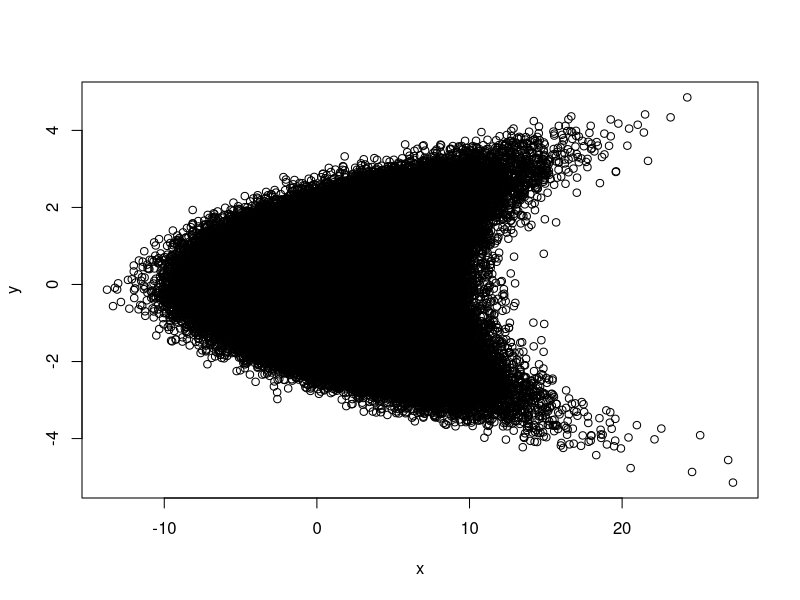
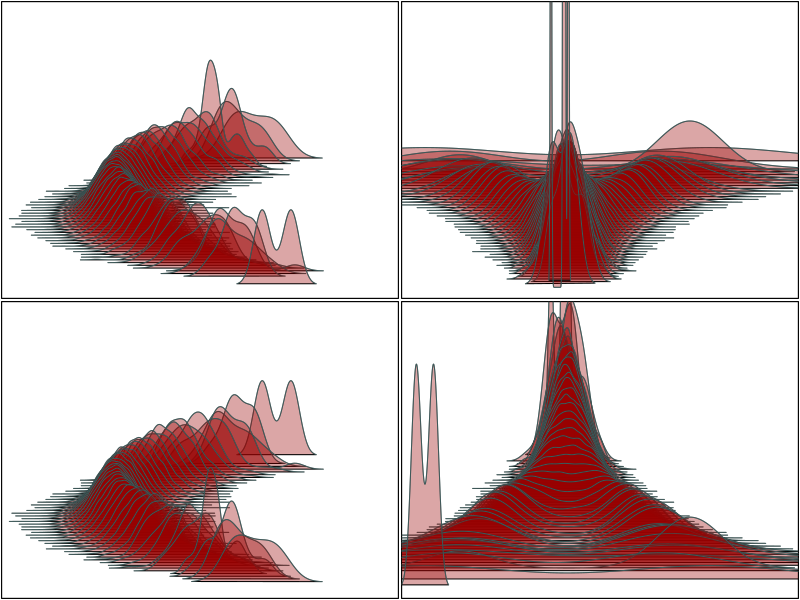
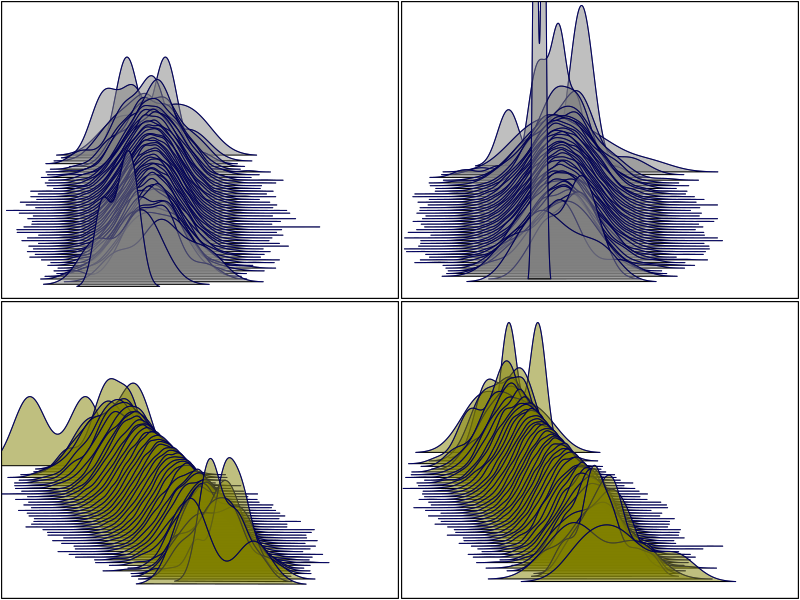
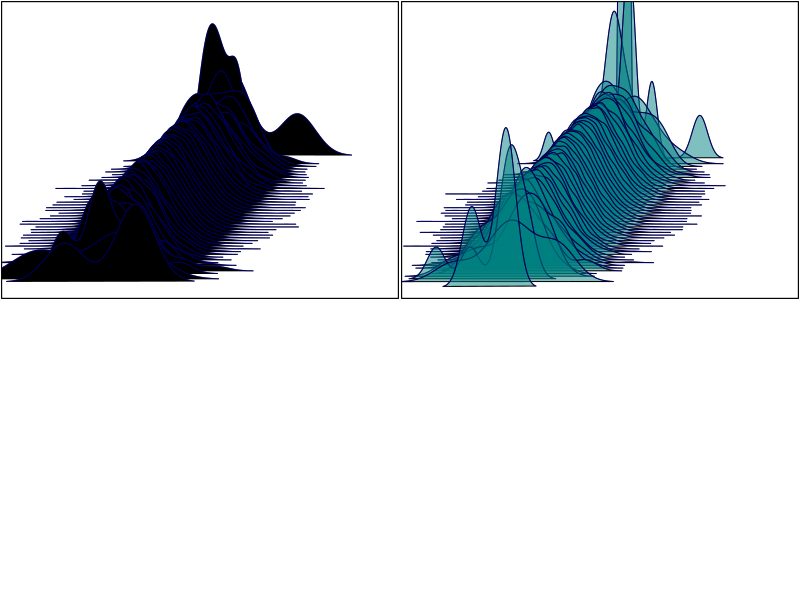

R code for these plots, in order:
# This function was originally written by Robert Grant
# http://robertgrantstats.wordpress.com/2014/10/08/slice-bivariate-densities-or-the-joy-division-waterfall-plot/
# I have added some features such as heat map as well as resistence to errors generated form sparse distributions.

# x, y, z: data
# slices: number of horizontal slices through the data
# lboost: coefficient to increase the height of the lines
# gboost: coefficient to increase the height of the graph (ylim)
# xinc: horizontal offset for each succesive slice
# (typically something like 1/80)
# yinc: vertical offset for each succesive slice
# bcol: background color
# fcol: fill color for each slice (polygon)
# lcol: line color for each slice
# lwidth: line width
# NB if you want to cycle slice colors through vectors, you
# need to change the function code; it sounds like a
# pretty bad idea to me, but each to their own.

slicedens<-function(x,y,z=NULL,slices=50,lboost=1,gboost=1,
                    xinc=0,yinc=0.01, bcol="black",fcol="black",
                    lcol="white",lwidth=1) {
  
  # This function takes a matrix of one or more rgb sets
  # as well as a degree [0,1] and returns a combined
  # color.
  color.mix <- function(cols, degree=0) {
    if (is.null(nrow(cols))) {
      if (class(cols)=="numeric") 
        return(rgb(cols[1],cols[2],cols[3],cols[4]))
      return(cols)
    }
    # Define a function to find elementwise minimum 
    (deg <- degree*(nrow(cols)-1)+1)
    emin <- function(x, y=0) apply(cbind(x, y), 1, min)
    (r <- 1-emin(abs(1:nrow(cols)-deg),1))
    (comb <- apply(cols*r,2,sum))
    mm <- function(x) max(min(x,1),0)
    rgb(mm(comb[1]),
        mm(comb[2]),
        mm(comb[3]),
        mm(comb[4]))
  }
  
  ycut<-min(y)+((0:(slices))*(max(y)-min(y))/slices)
  height<-gboost*((slices*yinc)+max(density(x)$y))
  plot( c(min(x),max(x)+((max(x)-min(x))/4)),
        c(0,height),
        xaxt="n",yaxt="n",ylab="",xlab="")
  rect(par("usr")[1],par("usr")[3],par("usr")[2],par("usr")[4],col=bcol)
  
  # Calcuate the 'degree' for each z value which will be used to
  # choose the color of each slice.
  if (length(z)==length(y)) {
    zmin <- min(z)
    zmax <- max(z)
    zrange <- max(zmax-zmin)
  }
  
  # Define ifcol and ilfol for later reference.
  # Unless noted otherwise, degree=0
  # Meaning the first color will be selected from
  # the rgb color matrix.
  ifcol <- fcol; ilcol <- lcol;  zdeg <- 0
  
  # Define the degree which is the color degree that each slice will
  # contain
  if (length(z)==length(y)){
    meanz <- NULL
    for(i in slices:1)
      meanz[i]<- mean(z[y>=min(ycut[i]) & y<max(ycut[i+1])])
    zdegree<-(meanz-min(meanz, na.rm=TRUE))/
      (max(meanz, na.rm=TRUE)-min(meanz, na.rm=TRUE))
  }
  
  # Loop through and plot slices
  for(i in slices:1) {
    miny<-ycut[i]
    maxy<-ycut[i+1]
    
    gx<-(i-1)*(max(x)-min(x))*xinc
    gy<-(i-1)*(height)*yinc
    
    # If z is an input vector then grab the color degree from it
    if (length(z)==length(y)) zdeg<-zdegree[i]
    
    # Added the try because distributions without defined upper
    # and lower bounds can give the density function trouble.
    try({
      # Use the color.mixer function to select a color
      fcol<-color.mix(ifcol, zdeg);
      lcol<-color.mix(ilcol, zdeg);
      # Calculte density curves and plot them
      dd<-density(x[y>=miny & y<maxy]);
      polygon(dd$x+gx,lboost*dd$y+gy,col=fcol);
      lines(dd$x+gx,lboost*dd$y+gy,col=lcol,lwd=lwidth);
      })
  }
}


###############################################
# Examples:

n <- 500000; y<-rnorm(n); x<-3*rnorm(n)+y^2
plot(x,y)

par(mar=c(.1,.1,.1,.1))
par(mfrow = c(2,2))

# fcol can either be a color or rgb vector
fcol <- c(.6,0,0,.35)
lcol <- c(.7,1,1,.35)

slicedens(x,y,
          fcol=fcol, bcol='white', lcol=lcol,
          gboost=1)

slicedens(y,x,
          fcol=fcol, bcol='white', lcol=lcol,
          gboost=1.6)

slicedens(x,-y,
          fcol=fcol, bcol='white', lcol=lcol,
          gboost=1)

slicedens(y,-x,
          fcol=fcol, bcol='white', lcol=lcol,
          gboost=1.6)

# Example:
n <- 500000; y<-rnorm(n); x<-rnorm(n)
fcol <- rgb(.5,.5,.5,.5)
slicedens(x,y,
          fcol=fcol, bcol='white', lcol=rgb(0,0,.75,.5),
          gboost=1.6)
slicedens(y,x,
          fcol=fcol, bcol='white', lcol=rgb(0,0,.75,.5),
          gboost=1.6)


n <- 500000; y<-rnorm(n); x<-rnorm(n)-y*.5
fcol <- rgb(.5,.5,0,.5)
slicedens(x,y,
          fcol=fcol, bcol='white', lcol=rgb(0,0,.75,.5),
          gboost=1.6)
slicedens(y,x,
          fcol=fcol, bcol='white', lcol=rgb(0,0,.75,.5),
          gboost=1.6)

n <- 500000; y<-rnorm(n); x<-rnorm(n)+y*.5
fcol <- rgb(0,.5,.5,.5)
slicedens(x,y,
          fcol=, bcol='white', lcol=rgb(0,0,.75,.5),
          gboost=1.6)
slicedens(y,x,
          fcol=fcol, bcol='white', lcol=rgb(0,0,.75,.5),
          gboost=1.6)

fcol <- rbind(c(.6,0,0,.5), c(0,.6,0,.5), c(0,0,.6,.5))
